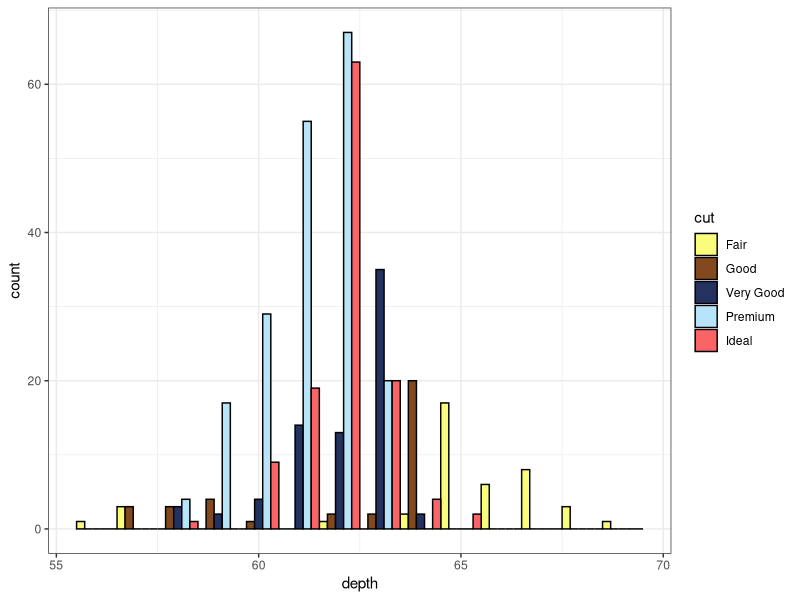

This figure's R source:
"Il1|" >= "0Oo"

library("ggplot2")
library("ggsci")

data("diamonds")

p <- ggplot(
  subset(diamonds, carat > 2.2 & depth > 55 & depth < 70),
  aes(x = depth, fill = cut)
) +
  geom_histogram(colour = "black", binwidth = 1, position = "dodge") +
  theme_bw()

p + scale_fill_rickandmorty()
